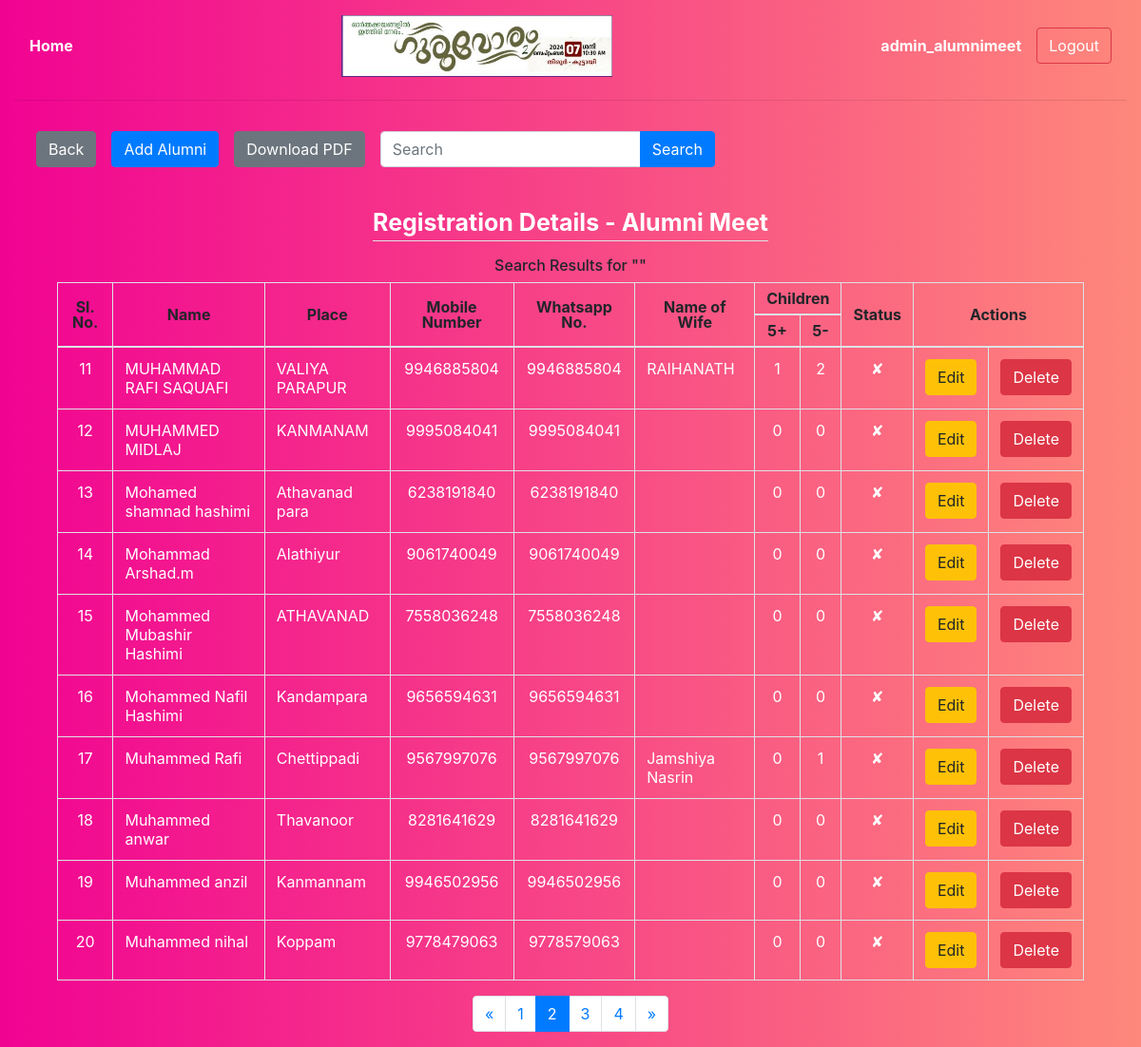
The page /search/?page=2 (signed in) on the database its author committed.
### register_app/models.py (models this page shows)
class Alumni(models.Model):
    name = models.CharField(max_length=100)
    place = models.CharField(max_length=100)
    mobile_number = models.CharField(max_length=15, unique=True)
    whatsapp_number = models.CharField(max_length=15)
    name_of_wife = models.CharField(max_length=15, blank=True, default=None)
    no_of_child_below_5 = models.IntegerField(default=0)
    no_of_child_above_5 = models.IntegerField(default=0)
    is_registered = models.BooleanField(default=False)
    class Meta:
        ordering = ['name']

### register_app/views.py (the view)
# urls.py: path('search/', search, name="search"),
@login_required
def search(request):
    alumni_queryset = Alumni.objects.all()
    keyword = request.GET.get('keyword', '')
    if keyword:
        alumni_queryset = alumni_queryset.filter(
            Q(name__icontains=keyword) |
            Q(name_of_wife__icontains=keyword) |
            Q(mobile_number__icontains=keyword)
        )
    alumni_count = alumni_queryset.count()
    paginator = Paginator(alumni_queryset, 10)
    page_number = request.GET.get('page')
    page_obj = paginator.get_page(page_number)
    context = {
        'page_obj': page_obj,
        'alumni_count': alumni_count,
        'keyword': keyword
    }
    return render(request, 'alumni/alumni_list.html', context)

### templates/alumni/alumni_list.html (shortened to what this page needs)
{% extends 'admin/base.html' %}
{% block content %}
    <div class="container">
        <div class="row justify-content-left mt-4">
            <div class="m-2">
                <a class="btn btn-secondary" href="{% url 'alumni' %}">Back</a>
            </div>
            <div class="m-2">
                <a class="btn btn-primary" href="{% url 'alumni_create' %}">Add Alumni</a>
            </div>
            <div class="m-2">
                <a class="btn btn-secondary" href="{% url 'export_pdf_alumni' %}">Download PDF</a>
            </div>
            <div class="m-2">
                <form action="{% url 'search' %}" class="search" method="GET">
                    <div class="input-group w-100">
                        <input type="text" class="form-control" style="width:60%;" placeholder="Search" name="keyword">
                        <div class="input-group-append">
                            <button class="btn btn-primary" type="submit">Search</button>
                        </div>
                    </div>
                </form>
            </div>
        </div>
        <main class="col-md-12">
            <div class="row justify-content-center">
                <div class="m-3 table-heading text-center text-white font-weight-bold border-bottom" style="font-size: 25px; line-height: 1.5;">
                    Registration Details - Alumni Meet
                </div>
            </div>
            <section class="section-pagetop bg">
                <div class="container">
                    {% if 'search' in request.path %}
                    <h6 class="title-page text-center">Search Results for "{{ keyword }}"</h6>
                    {% endif %}
                </div>
            </section>
            <div class="table-responsive">
                <table class="table table-hover table-bordered sticky-header">
                    <thead>
                        <tr style="text-align: center;">
                            <th class="align-middle" style="line-height: 1;" rowspan="2">Sl. No.</th>
                            <th class="align-middle" style="line-height: 1;" rowspan="2">Name</th>
                            <th class="align-middle" style="line-height: 1;" rowspan="2">Place</th>
                            <th class="align-middle" style="line-height: 1;" rowspan="2">Mobile Number</th>
                            <th class="align-middle" style="line-height: 1;" rowspan="2">Whatsapp No.</th>
                            <th class="align-middle" style="line-height: 1;" rowspan="2">Name of Wife</th>
                            <th class="align-middle" style="line-height: .5;" colspan="2">Children</th>
                            <th class="align-middle" style="line-height: 1;" rowspan="2">Status</th>
                            <th class="align-middle" style="line-height: 1;" colspan="2" rowspan="2">Actions</th>
                        </tr>
                        <tr style="text-align: center;">
                            <th style="line-height: .5;">5+</th>
                            <th style="line-height: .5;">5-</th>
                        </tr>
                    </thead>
                    <tbody>
                        {% for alumni in page_obj %}
                            <tr class="text-white">
                                <td class="text-center">{{ forloop.counter0|add:page_obj.start_index }}</td>
                                <td>{{ alumni.name }}</td>
                                <td>{{ alumni.place }}</td>
                                <td class="text-center">{{ alumni.mobile_number }}</td>
                                <td class="text-center">{{ alumni.whatsapp_number }}</td>
                                <td>{{ alumni.name_of_wife }}</td>
                                <td class="text-center">{{ alumni.no_of_child_below_5 }}</td>
                                <td class="text-center">{{ alumni.no_of_child_above_5 }}</td>
                                <td class="text-center">
                                    {% if alumni.is_registered %}
                                        &#10004;
                                    {% else %}
                                        &#10008;
                                    {% endif %}
                                </td>
                                <td class="text-center"><a class="btn btn-warning" href="{% url 'alumni_update' alumni.pk %}">Edit</a></td>
                                <td class="text-center"><a class="btn btn-danger" href="{% url 'alumni_delete' alumni.pk %}"
                                    onclick="return confirm('Are you sure you want to delete this Alumni?')">Delete</a></td>
                            </tr>
                        {% empty %}
                            <tr>
                                <td colspan="11" class="text-center text-white"><strong>No alumni found.</strong></td>
                            </tr>
                        {% endfor %}
                    </tbody>
                </table>
            </div>
            <div class="d-flex justify-content-center">
                <nav aria-label="Page navigation">
                    <ul class="pagination">
                        {% if page_obj.has_previous %}
                        <li class="page-item">
                            <a class="page-link" href="?page={{ page_obj.previous_page_number }}" aria-label="Previous">
                                <span aria-hidden="true">&laquo;</span>
                            </a>
                        </li>
                        {% endif %}
                        {% for num in page_obj.paginator.page_range %}
                            <li class="page-item {% if page_obj.number == num %}active{% endif %}">
                                <a class="page-link" href="?page={{ num }}">{{ num }}</a>
                            </li>
                        {% endfor %}
                        {% if page_obj.has_next %}
                            <li class="page-item">
                                <a class="page-link" href="?page={{ page_obj.next_page_number }}" aria-label="Next">
                                    <span aria-hidden="true">&raquo;</span>
                                </a>
                            </li>
                        {% endif %}
                    </ul>
                </nav>
            </div>
        </main>
    </div>
{% endblock %}

### templates/admin/base.html (shortened to what this page needs)
{% load static %}
<head>
    <link rel="stylesheet" href="https://stackpath.bootstrapcdn.com/bootstrap/4.3.1/css/bootstrap.min.css">
</head>
<body style="background: linear-gradient(to right, #f10392, #fe887b);">
    <div class="container-fluid">
        <header>
            <nav class="navbar navbar-light bg-gradient-light justify-content-between mt-2">
                <div class="d-flex w-100 justify-content-between align-items-center">
                    {% if user.is_authenticated %}
                        <a href="{% url 'admin_dashboard' %}" class="text-white"><strong>Home</strong></a>
                    {% endif %}
                    <img class="mx-auto d-block" src="{% static 'images/banner_alumni_meet.jpg' %}" style="width: 25%;" alt="Alumni Meet Banner">
                    <div class="d-flex align-items-center">
                        {% if user.is_authenticated %}
                            <span class="navbar-text mr-3 text-white">
                                <strong>{{ user.username }}</strong>
                            </span>
                            <a href="{% url 'logout' %}" class="btn btn-outline-danger my-2 my-sm-0 text-white">Logout</a>
                        {% else %}
                            <a href="{% url 'login' %}" class="btn btn-outline-primary my-2 my-sm-0">Login</a>
                        {% endif %}
                    </div>
                </div>
            </nav>
        </header>
        <hr>
        <section>
            {% block content %}
            {% endblock %}
        </section>
    </div>
</body>

### rows shown on the page
Alumni: name "MUHAMMAD RAFI SAQUAFI", place "VALIYA PARAPUR", mobile_number "9946885804", whatsapp_number "9946885804", name_of_wife "RAIHANATH", no_of_child_below_5 "1", no_of_child_above_5 "2"
Alumni: name "MUHAMMED MIDLAJ", place "KANMANAM", mobile_number "9995084041", whatsapp_number "9995084041", no_of_child_below_5 "0", no_of_child_above_5 "0"
Alumni: name "Mohamed shamnad hashimi", place "Athavanad para", mobile_number "6238191840", whatsapp_number "6238191840", no_of_child_below_5 "0", no_of_child_above_5 "0"
Alumni: name "Mohammad Arshad.m", place "Alathiyur", mobile_number "9061740049", whatsapp_number "9061740049", no_of_child_below_5 "0", no_of_child_above_5 "0"
Alumni: name "Mohammed Mubashir Hashimi", place "ATHAVANAD", mobile_number "7558036248", whatsapp_number "7558036248", no_of_child_below_5 "0", no_of_child_above_5 "0"
Alumni: name "Mohammed Nafil Hashimi", place "Kandampara", mobile_number "9656594631", whatsapp_number "9656594631", no_of_child_below_5 "0", no_of_child_above_5 "0"
Alumni: name "Muhammed Rafi", place "Chettippadi", mobile_number "9567997076", whatsapp_number "9567997076", name_of_wife "Jamshiya Nasrin", no_of_child_below_5 "0", no_of_child_above_5 "1"
Alumni: name "Muhammed anwar", place "Thavanoor", mobile_number "8281641629", whatsapp_number "8281641629", no_of_child_below_5 "0", no_of_child_above_5 "0"
Alumni: name "Muhammed anzil", place "Kanmannam", mobile_number "9946502956", whatsapp_number "9946502956", no_of_child_below_5 "0", no_of_child_above_5 "0"
Alumni: name "Muhammed nihal", place "Koppam", mobile_number "9778479063", whatsapp_number "9778579063", no_of_child_below_5 "0", no_of_child_above_5 "0"

### other values the page prints
{{ user.username }} "admin_alumnimeet"
{{ num }} "1" "2" "3" "4"
